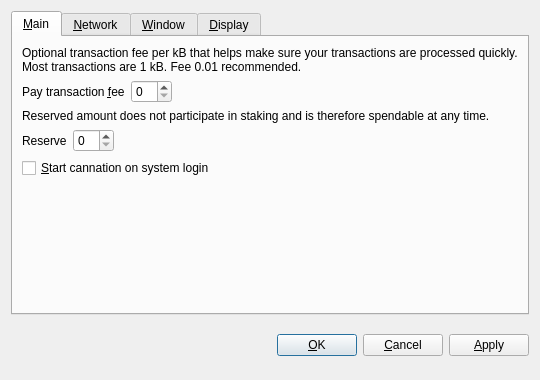
<?xml version="1.0" encoding="UTF-8"?>
<ui version="4.0">
 <class>OptionsDialog</class>
 <widget class="QDialog" name="OptionsDialog">
  <property name="geometry">
   <rect>
    <x>0</x>
    <y>0</y>
    <width>540</width>
    <height>380</height>
   </rect>
  </property>
  <property name="windowTitle">
   <string>Options</string>
  </property>
  <property name="modal">
   <bool>true</bool>
  </property>
  <layout class="QVBoxLayout" name="verticalLayout">
   <item>
    <widget class="QTabWidget" name="tabWidget">
     <property name="tabPosition">
      <enum>QTabWidget::North</enum>
     </property>
     <property name="currentIndex">
      <number>0</number>
     </property>
     <widget class="QWidget" name="tabMain">
      <attribute name="title">
       <string>&amp;Main</string>
      </attribute>
      <layout class="QVBoxLayout" name="verticalLayout_Main">
       <item>
        <widget class="QLabel" name="transactionFeeInfoLabel">
         <property name="text">
          <string>Optional transaction fee per kB that helps make sure your transactions are processed quickly. Most transactions are 1 kB. Fee 0.01 recommended.</string>
         </property>
         <property name="textFormat">
          <enum>Qt::PlainText</enum>
         </property>
         <property name="wordWrap">
          <bool>true</bool>
         </property>
        </widget>
       </item>
       <item>
        <layout class="QHBoxLayout" name="horizontalLayoutFee">
         <item>
          <widget class="QLabel" name="transactionFeeLabel">
           <property name="text">
            <string>Pay transaction &amp;fee</string>
           </property>
           <property name="textFormat">
            <enum>Qt::PlainText</enum>
           </property>
           <property name="buddy">
            <cstring>transactionFee</cstring>
           </property>
          </widget>
         </item>
         <item>
          <widget class="BitcoinAmountField" name="transactionFee"/>
         </item>
         <item>
          <spacer name="horizontalSpacerFee">
           <property name="orientation">
            <enum>Qt::Horizontal</enum>
           </property>
           <property name="sizeHint" stdset="0">
            <size>
             <width>40</width>
             <height>20</height>
            </size>
           </property>
          </spacer>
         </item>
        </layout>
       </item>
       <item>
        <widget class="QLabel" name="reserveBalanceInfoLabel">
         <property name="text">
          <string>Reserved amount does not participate in staking and is therefore spendable at any time.</string>
         </property>
         <property name="textFormat">
          <enum>Qt::PlainText</enum>
         </property>
         <property name="wordWrap">
          <bool>true</bool>
         </property>
        </widget>
       </item>
       <item>
        <layout class="QHBoxLayout" name="horizontalLayoutReserveBalance">
         <item>
          <widget class="QLabel" name="reserveBalanceLabel">
           <property name="text">
            <string>Reserve</string>
           </property>
           <property name="textFormat">
            <enum>Qt::PlainText</enum>
           </property>
           <property name="buddy">
            <cstring>reserveBalance</cstring>
           </property>
          </widget>
         </item>
         <item>
          <widget class="BitcoinAmountField" name="reserveBalance"/>
         </item>
         <item>
          <spacer name="horizontalSpacerReserveBalance">
           <property name="orientation">
            <enum>Qt::Horizontal</enum>
           </property>
           <property name="sizeHint" stdset="0">
            <size>
             <width>40</width>
             <height>20</height>
            </size>
           </property>
          </spacer>
         </item>
        </layout>
       </item>
       <item>
        <widget class="QCheckBox" name="bitcoinAtStartup">
         <property name="toolTip">
          <string>Automatically start cannation after logging in to the system.</string>
         </property>
         <property name="text">
          <string>&amp;Start cannation on system login</string>
         </property>
        </widget>
       </item>
       <item>
        <spacer name="verticalSpacer_Main">
         <property name="orientation">
          <enum>Qt::Vertical</enum>
         </property>
         <property name="sizeHint" stdset="0">
          <size>
           <width>20</width>
           <height>40</height>
          </size>
         </property>
        </spacer>
       </item>
      </layout>
     </widget>
     <widget class="QWidget" name="tabNetwork">
      <attribute name="title">
       <string>&amp;Network</string>
      </attribute>
      <layout class="QVBoxLayout" name="verticalLayout_Network">
       <item>
        <widget class="QCheckBox" name="mapPortUpnp">
         <property name="toolTip">
          <string>Automatically open the cannation client port on the router. This only works when your router supports UPnP and it is enabled.</string>
         </property>
         <property name="text">
          <string>Map port using &amp;UPnP</string>
         </property>
        </widget>
       </item>
       <item>
        <widget class="QCheckBox" name="connectSocks">
         <property name="toolTip">
          <string>Connect to the cannation network through a SOCKS proxy (e.g. when connecting through Tor).</string>
         </property>
         <property name="text">
          <string>&amp;Connect through SOCKS proxy:</string>
         </property>
        </widget>
       </item>
       <item>
        <layout class="QHBoxLayout" name="horizontalLayout_Network">
         <item>
          <widget class="QLabel" name="proxyIpLabel">
           <property name="text">
            <string>Proxy &amp;IP:</string>
           </property>
           <property name="textFormat">
            <enum>Qt::PlainText</enum>
           </property>
           <property name="buddy">
            <cstring>proxyIp</cstring>
           </property>
          </widget>
         </item>
         <item>
          <widget class="QValidatedLineEdit" name="proxyIp">
           <property name="maximumSize">
            <size>
             <width>140</width>
             <height>16777215</height>
            </size>
           </property>
           <property name="toolTip">
            <string>IP address of the proxy (e.g. 127.0.0.1)</string>
           </property>
          </widget>
         </item>
         <item>
          <widget class="QLabel" name="proxyPortLabel">
           <property name="text">
            <string>&amp;Port:</string>
           </property>
           <property name="textFormat">
            <enum>Qt::PlainText</enum>
           </property>
           <property name="buddy">
            <cstring>proxyPort</cstring>
           </property>
          </widget>
         </item>
         <item>
          <widget class="QLineEdit" name="proxyPort">
           <property name="maximumSize">
            <size>
             <width>55</width>
             <height>16777215</height>
            </size>
           </property>
           <property name="toolTip">
            <string>Port of the proxy (e.g. 9050)</string>
           </property>
          </widget>
         </item>
         <item>
          <widget class="QLabel" name="socksVersionLabel">
           <property name="text">
            <string>SOCKS &amp;Version:</string>
           </property>
           <property name="textFormat">
            <enum>Qt::PlainText</enum>
           </property>
           <property name="buddy">
            <cstring>socksVersion</cstring>
           </property>
          </widget>
         </item>
         <item>
          <widget class="QValueComboBox" name="socksVersion">
           <property name="toolTip">
            <string>SOCKS version of the proxy (e.g. 5)</string>
           </property>
          </widget>
         </item>
         <item>
          <spacer name="horizontalSpacer_Network">
           <property name="orientation">
            <enum>Qt::Horizontal</enum>
           </property>
           <property name="sizeHint" stdset="0">
            <size>
             <width>40</width>
             <height>20</height>
            </size>
           </property>
          </spacer>
         </item>
        </layout>
       </item>
       <item>
        <spacer name="verticalSpacer_Network">
         <property name="orientation">
          <enum>Qt::Vertical</enum>
         </property>
         <property name="sizeHint" stdset="0">
          <size>
           <width>20</width>
           <height>40</height>
          </size>
         </property>
        </spacer>
       </item>
      </layout>
     </widget>
     <widget class="QWidget" name="tabWindow">
      <attribute name="title">
       <string>&amp;Window</string>
      </attribute>
      <layout class="QVBoxLayout" name="verticalLayout_Window">
       <item>
        <widget class="QCheckBox" name="minimizeToTray">
         <property name="toolTip">
          <string>Show only a tray icon after minimizing the window.</string>
         </property>
         <property name="text">
          <string>&amp;Minimize to the tray instead of the taskbar</string>
         </property>
        </widget>
       </item>
       <item>
        <widget class="QCheckBox" name="minimizeOnClose">
         <property name="toolTip">
          <string>Minimize instead of exit the application when the window is closed. When this option is enabled, the application will be closed only after selecting Quit in the menu.</string>
         </property>
         <property name="text">
          <string>M&amp;inimize on close</string>
         </property>
        </widget>
       </item>
       <item>
        <spacer name="verticalSpacer_Window">
         <property name="orientation">
          <enum>Qt::Vertical</enum>
         </property>
         <property name="sizeHint" stdset="0">
          <size>
           <width>20</width>
           <height>40</height>
          </size>
         </property>
        </spacer>
       </item>
      </layout>
     </widget>
     <widget class="QWidget" name="tabDisplay">
      <attribute name="title">
       <string>&amp;Display</string>
      </attribute>
      <layout class="QVBoxLayout" name="verticalLayout_Display">
       <item>
        <layout class="QHBoxLayout" name="horizontalLayout_1_Display">
         <item>
          <widget class="QLabel" name="langLabel">
           <property name="text">
            <string>User Interface &amp;language:</string>
           </property>
           <property name="textFormat">
            <enum>Qt::PlainText</enum>
           </property>
           <property name="buddy">
            <cstring>lang</cstring>
           </property>
          </widget>
         </item>
         <item>
          <widget class="QValueComboBox" name="lang">
           <property name="toolTip">
            <string>The user interface language can be set here. This setting will take effect after restarting cannation.</string>
           </property>
          </widget>
         </item>
        </layout>
       </item>
       <item>
        <layout class="QHBoxLayout" name="horizontalLayout_2_Display">
         <item>
          <widget class="QLabel" name="unitLabel">
           <property name="text">
            <string>&amp;Unit to show amounts in:</string>
           </property>
           <property name="textFormat">
            <enum>Qt::PlainText</enum>
           </property>
           <property name="buddy">
            <cstring>unit</cstring>
           </property>
          </widget>
         </item>
         <item>
          <widget class="QValueComboBox" name="unit">
           <property name="toolTip">
            <string>Choose the default subdivision unit to show in the interface and when sending coins.</string>
           </property>
          </widget>
         </item>
        </layout>
       </item>
       <item>
        <widget class="QCheckBox" name="displayAddresses">
         <property name="toolTip">
          <string>Whether to show cannation addresses in the transaction list or not.</string>
         </property>
         <property name="text">
          <string>&amp;Display addresses in transaction list</string>
         </property>
        </widget>
       </item>
       <item>
        <widget class="QCheckBox" name="coinControlFeatures">
         <property name="toolTip">
          <string>Whether to show coin control features or not.</string>
         </property>
         <property name="text">
          <string>Display coin &amp;control features (experts only!)</string>
         </property>
        </widget>
       </item>
       <item>
        <spacer name="verticalSpacer_Display">
         <property name="orientation">
          <enum>Qt::Vertical</enum>
         </property>
         <property name="sizeHint" stdset="0">
          <size>
           <width>20</width>
           <height>40</height>
          </size>
         </property>
        </spacer>
       </item>
      </layout>
     </widget>
    </widget>
   </item>
   <item>
    <layout class="QHBoxLayout" name="horizontalLayout_Buttons">
     <item>
      <spacer name="horizontalSpacer_1">
       <property name="orientation">
        <enum>Qt::Horizontal</enum>
       </property>
       <property name="sizeHint" stdset="0">
        <size>
         <width>40</width>
         <height>48</height>
        </size>
       </property>
      </spacer>
     </item>
     <item>
      <widget class="QLabel" name="statusLabel">
       <property name="font">
        <font>
         <weight>75</weight>
         <bold>true</bold>
        </font>
       </property>
       <property name="text">
        <string/>
       </property>
       <property name="textFormat">
        <enum>Qt::PlainText</enum>
       </property>
       <property name="wordWrap">
        <bool>true</bool>
       </property>
      </widget>
     </item>
     <item>
      <spacer name="horizontalSpacer_2">
       <property name="orientation">
        <enum>Qt::Horizontal</enum>
       </property>
       <property name="sizeHint" stdset="0">
        <size>
         <width>40</width>
         <height>48</height>
        </size>
       </property>
      </spacer>
     </item>
     <item>
      <widget class="QPushButton" name="okButton">
       <property name="text">
        <string>&amp;OK</string>
       </property>
      </widget>
     </item>
     <item>
      <widget class="QPushButton" name="cancelButton">
       <property name="text">
        <string>&amp;Cancel</string>
       </property>
       <property name="autoDefault">
        <bool>false</bool>
       </property>
      </widget>
     </item>
     <item>
      <widget class="QPushButton" name="applyButton">
       <property name="text">
        <string>&amp;Apply</string>
       </property>
       <property name="autoDefault">
        <bool>false</bool>
       </property>
      </widget>
     </item>
    </layout>
   </item>
  </layout>
 </widget>
 <customwidgets>
  <customwidget>
   <class>BitcoinAmountField</class>
   <extends>QSpinBox</extends>
   <header>bitcoinamountfield.h</header>
  </customwidget>
  <customwidget>
   <class>QValueComboBox</class>
   <extends>QComboBox</extends>
   <header>qvaluecombobox.h</header>
  </customwidget>
  <customwidget>
   <class>QValidatedLineEdit</class>
   <extends>QLineEdit</extends>
   <header>qvalidatedlineedit.h</header>
  </customwidget>
 </customwidgets>
 <resources/>
 <connections/>
</ui>
